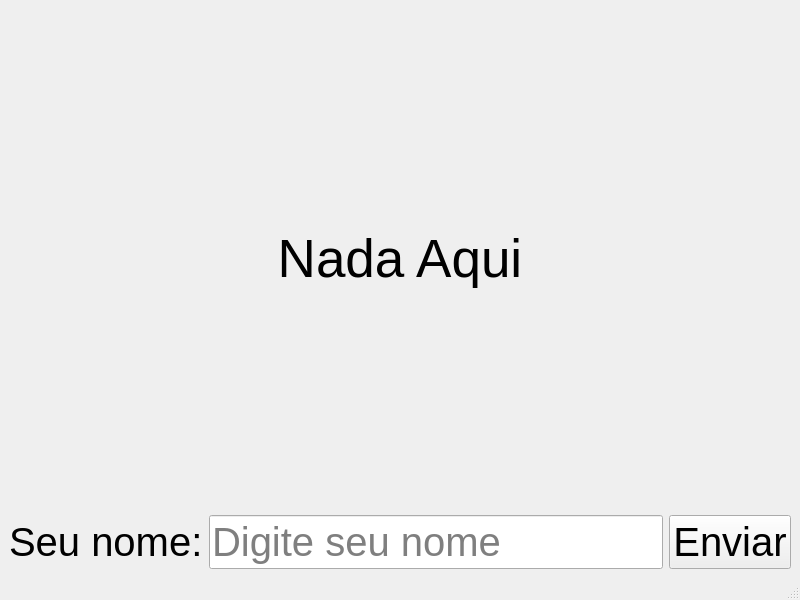
<?xml version="1.0" encoding="UTF-8"?>
<ui version="4.0">
 <class>MainWindow</class>
 <widget class="QMainWindow" name="MainWindow">
  <property name="geometry">
   <rect>
    <x>0</x>
    <y>0</y>
    <width>800</width>
    <height>600</height>
   </rect>
  </property>
  <property name="maximumSize">
   <size>
    <width>800</width>
    <height>16777215</height>
   </size>
  </property>
  <property name="windowTitle">
   <string>MainWindow</string>
  </property>
  <widget class="QWidget" name="centralwidget">
   <layout class="QHBoxLayout" name="horizontalLayout">
    <item>
     <layout class="QGridLayout" name="gridLayout">
      <item row="0" column="0">
       <widget class="QLabel" name="labelResult">
        <property name="font">
         <font>
          <pointsize>40</pointsize>
         </font>
        </property>
        <property name="text">
         <string>Nada Aqui</string>
        </property>
        <property name="alignment">
         <set>Qt::AlignCenter</set>
        </property>
       </widget>
      </item>
      <item row="1" column="0">
       <layout class="QGridLayout" name="gridLayout_2">
        <item row="0" column="1">
         <widget class="QLineEdit" name="lineName">
          <property name="font">
           <font>
            <pointsize>30</pointsize>
           </font>
          </property>
          <property name="placeholderText">
           <string>Digite seu nome</string>
          </property>
         </widget>
        </item>
        <item row="0" column="0">
         <widget class="QLabel" name="labelName">
          <property name="font">
           <font>
            <pointsize>30</pointsize>
           </font>
          </property>
          <property name="text">
           <string>Seu nome:</string>
          </property>
         </widget>
        </item>
        <item row="0" column="2">
         <widget class="QPushButton" name="buttonSend">
          <property name="font">
           <font>
            <pointsize>30</pointsize>
           </font>
          </property>
          <property name="text">
           <string>Enviar</string>
          </property>
         </widget>
        </item>
       </layout>
      </item>
     </layout>
    </item>
   </layout>
  </widget>
  <widget class="QMenuBar" name="menubar">
   <property name="geometry">
    <rect>
     <x>0</x>
     <y>0</y>
     <width>800</width>
     <height>22</height>
    </rect>
   </property>
  </widget>
  <widget class="QStatusBar" name="statusbar"/>
 </widget>
 <resources/>
 <connections/>
</ui>
